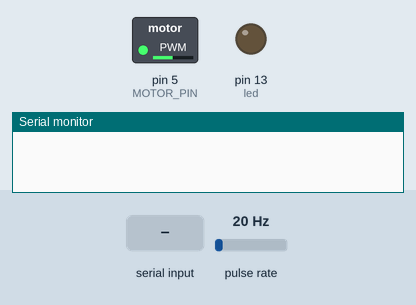
A sketch run on a simulated Arduino Uno, built with avr-gcc and run on an emulated ATmega328P. Parts: switched loads named in the sketch (green lamp = pin HIGH), output pins drawn as LEDs (lit = HIGH), the last lines printed to the serial monitor. Wiring (inferred from the names in the program): pulse sensor: data pin 3. The inputs (shaded band) are chosen by the test bench; at power-on: pulse rate 20 Hz.

Above: at 1.2 s.
1.3 s: "90,45\n" received over the second serial link
At 3.3 s:
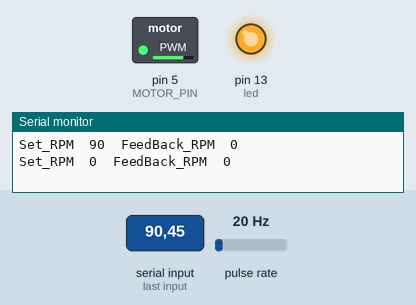
3.8 s: "30,150\n" received over the second serial link
At 4.4 s:
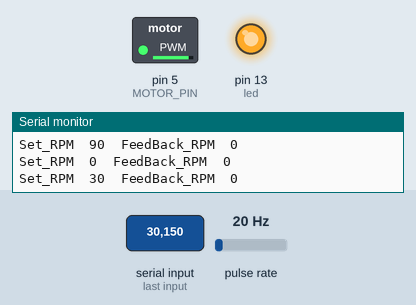
Timing chart, 0 to 6.8 s (numbered marks = the images above; inputs shaded):
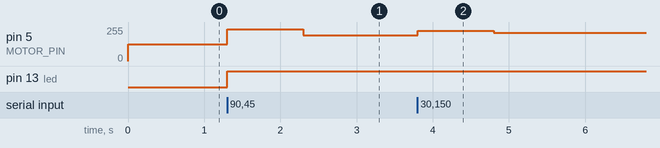

Measured:
- after the input at 1.3 s, pin 5 (MOTOR_PIN): 124/255 → 240/255 at once, → 193/255 1.0 s later; pin 13 (led): LOW → HIGH at once
- after the input at 3.8 s, pin 5 (MOTOR_PIN): 193/255 → 227/255 at once, → 211/255 1.0 s later

The sketch:

PID_Arduino_Speed_Control_With_encoder.ino
```cpp
# include<SoftwareSerial.h>
SoftwareSerial SERIAL_SET(10, 11); //RX TX

const int MOTOR_PIN = 5; //1st motor

# define ENC_IN 3

# define led 13

float elapsedTime, time, timePrev;//pid I/O


///////////////////DIGITAL/////////////////////////
int stopval = 124;
int FeedBack_RPM = 0;
int Set_RPM = 0;
float Theta,  RPM_d;
float Theta_prev = 0;
int dt;
unsigned long t;
unsigned long t_prev = 0;
volatile unsigned long count = 0;
unsigned long count_prev = 0;
////////////////////PID_INITILIZATION//////////////////////
float PID, pwmLeft, error, previous_error;
float pid_p = 0;
float pid_i = 0;
float pid_d = 0;
///////////////////////////////////////////////
/////////////////PID CONSTANTS/////////////////
double kp = 0.80; //0.80;// 1.90;//1.825; //3.55
double ki = 0.95; //0.95;//0.85;// 0.595; //0.003
double kd = 1.32; //1.32;//1.40;//1.0055; //2.05
///////////////////////////////////////////////
volatile long encoderValue = 0;
long previousMillis = 0;
long currentMillis = 0;


void ISR_EncoderA() {
  bool PinA = digitalRead(ENC_IN);
  if (PinA == HIGH) {
    encoderValue++;

  }

}

void setup() {
  pinMode(ENC_IN, INPUT_PULLUP);
  pinMode(MOTOR_PIN, OUTPUT);
  pinMode(led,OUTPUT);
  analogWrite(MOTOR_PIN, stopval);
  attachInterrupt(digitalPinToInterrupt(ENC_IN), ISR_EncoderA, RISING);
  /////////////////////////Serial_initize////////////////
  Serial.begin(9600);
  SERIAL_SET.begin(9600);
  digitalWrite(led,LOW);
  ///////////////////////////////////////////////////////

  /////////////////////////TIMER_INIT////////////////////////////////////
  cli();
  TCCR1A = 0;
  TCCR1B = 0;
  TCNT1 = 0;
  OCR1A = 12499; //Prescaler = 64
  TCCR1B |= (1 << WGM12);
  TCCR1B |= (1 << CS11 | 1 << CS10);
  TIMSK1 |= (1 << OCIE1A);
  sei();
  /////////////////////////////////////////////////////////////////////////
}

void loop() {

  while (SERIAL_SET.available() == 0) {}

  Set_RPM = SERIAL_SET.parseInt();


  //Serial.println(Set_RPM);
  if (count > count_prev) {//encoder
    digitalWrite(led,HIGH);
    t = millis();
    Theta = (encoderValue /  9031.0);
    dt = (t - t_prev);
    FeedBack_RPM = (Theta - Theta_prev) / (dt / 1000.0) * 60;
    error = (Set_RPM - FeedBack_RPM );
    //PID Propertional
    pid_p = kp * error;
    //PID integral
    if (-3<error< 3)
    {
      pid_i = pid_i + (ki * error);
    }
    //PID Derivative
    pid_d = kd * ((error - previous_error) / dt); // timeoriginal);
    PID = pid_p + pid_i + pid_d;
    Serial.print("Set_RPM");
    Serial.print("\t");
    Serial.print(Set_RPM);
    Serial.print("\t");
    Serial.print("FeedBack_RPM");
    Serial.print("\t");
    Serial.println(FeedBack_RPM);
    /*Serial.print("\t");
      Serial.print("Error");
      Serial.print("\t");
      Serial.print(error);
      Serial.print("\t");
      Serial.print("PID");
      Serial.print("\t");
      Serial.print(PID);
      Serial.print("\t");
      Serial.print("Pwm Value");
      Serial.print("\t");
      Serial.print(pwmLeft);
      Serial.print("\t");
      Serial.println("PWM");*/
    if (PID > 0 && PID < 180) //there is only one & i changed to &&
    {
      pwmLeft = map(PID, 0, 180, 139, 255);
      analogWrite(MOTOR_PIN, pwmLeft);
    }
    else {
      if (PID > 180) {
        analogWrite(MOTOR_PIN, 255);
      }
      else {
        analogWrite(MOTOR_PIN, 139);
      }
    }
    previous_error = error; //Remember to store the previous error.
    Theta_prev = Theta;
    count_prev = count;
    t_prev = t;
  }
}

ISR(TIMER1_COMPA_vect) {
  count++;
}
```
